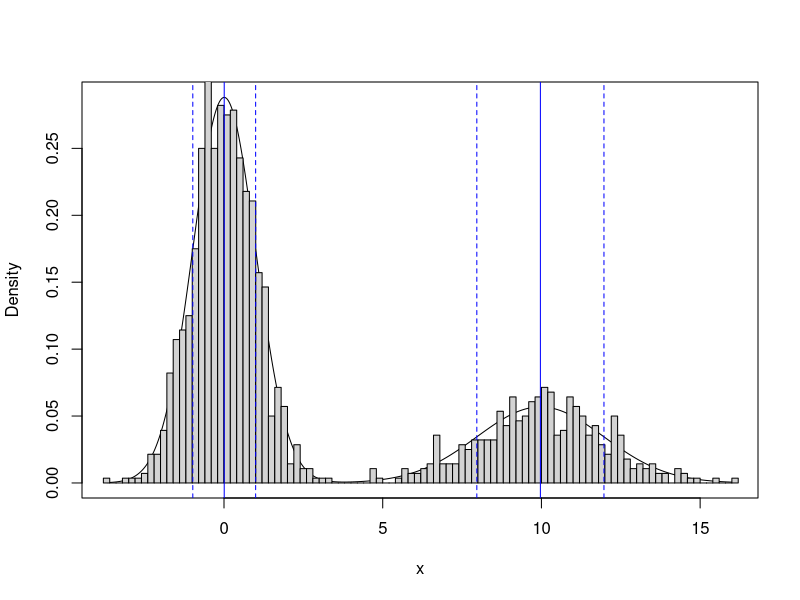
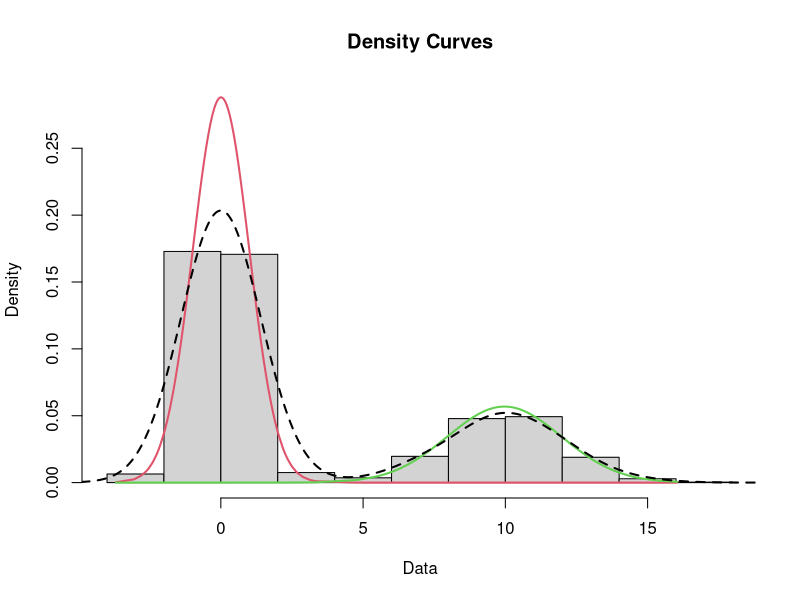

These charts were generated, in order, by the following R code:
#################
## With mclust ##
#################

library(mclust)
data = c(rnorm(1000),rnorm(400,sd=2,mean=10))
clust = Mclust(data,G=2,model="V") #G=2 populations, "V" means unequal variances

mu = clust$par$mean  ## should be approx [0,10]
sigma = sqrt(clust$par$variance$sigmasq)  ## should be [1,2]

mclust1Dplot(data,parameters=clust$parameters,z=clust$z,what="density",col='red',new=TRUE)
hist(data,freq=FALSE,breaks=100,add=TRUE)
abline(v=mu,col='blue')
abline(v=c(mu+sigma,mu-sigma),col='blue',lty=2)

###################
## With mixtools ##
###################

library(mixtools)
mixmdl = normalmixEM(data)
plot(mixmdl,which=2)
lines(density(data), lty=2, lwd=2)
